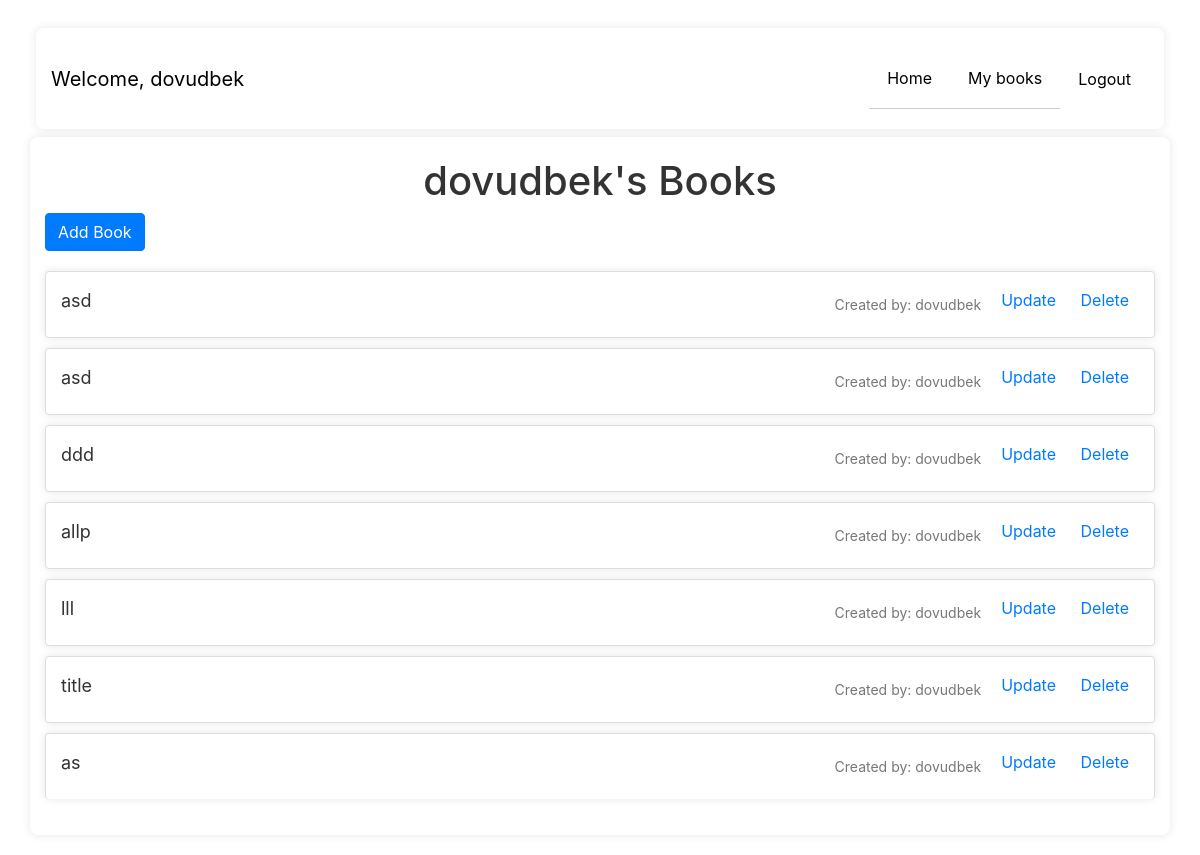
The app's page /user/dovudbek/books/, older data.
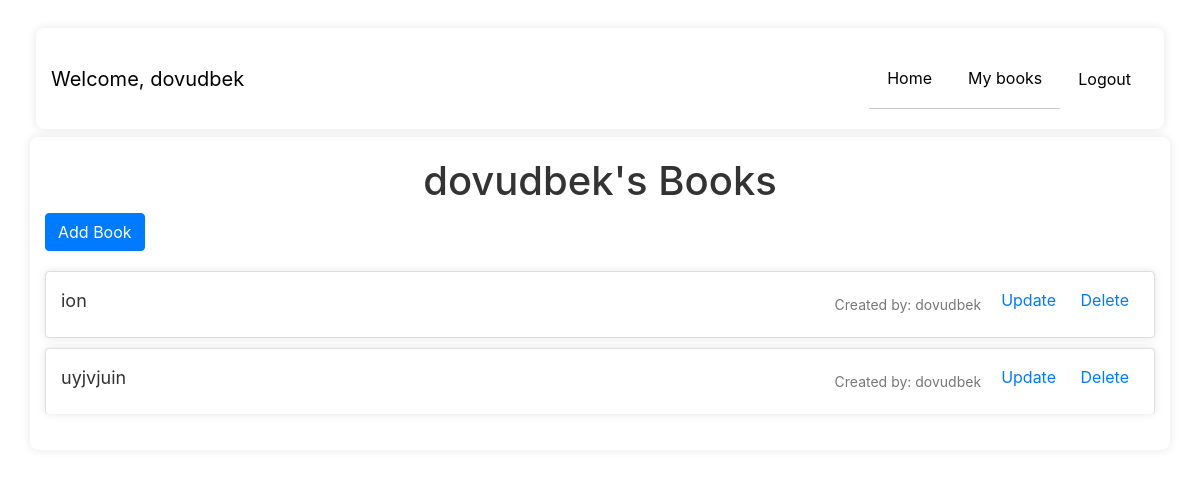
The same page, newer data.
### book/models.py (models this page shows, shortened)
class Book(models.Model):
    class Status(models.TextChoices):
        DRAFT = 'DF', 'Draft'
        PUBLISHED = 'PB', 'Published'
    title = models.CharField(max_length=255)
    slug = models.SlugField(max_length=255, unique_for_date='publish')
    author = models.CharField(max_length=255)
    publish = models.DateTimeField(default=timezone.now)
    description = models.TextField()
    created_by = models.ForeignKey(User, on_delete=models.CASCADE)
    created_at = models.DateTimeField(auto_now_add=True)
    status = models.CharField(max_length=2, choices=Status.choices, default=Status.DRAFT)

### book/views.py (the view)
# urls.py: path('user/<str:username>/books/', user_books, name='user_books'),
def user_books(request, username):
    user = get_object_or_404(User, username=username)
    books = Book.objects.filter(created_by=user)
    return render(request, 'user_books.html', {'books': books, 'user': user})

### templates/user_books.html
{% extends 'base.html' %}
{% block content %}
<div class="container">
        <h1>{{ user.username }}'s Books</h1>
        <a href="{% url 'book:book_create' %}" class="btn btn-primary add-book">Add Book</a>
        <ol>
            {% for book in books %}
            <li class="book-list">
                <div class="book-title"><a href="">{{ book.title }}</a></div>
                <span class="created-by">Created by: {{ book.created_by.username }}</span>
                <div class="book-details">
                        <span class="book-actions">
                            <a href="{% url 'book:book_update' pk=book.pk %}">Update</a>
                            <a href="{% url 'book:delete' pk=book.pk %}">Delete</a>
                        </span>
                    </div>
            </li>
            {% endfor %}
        </ol>
    </div>
{% endblock content %}

### templates/base.html (shortened to what this page needs)
<!DOCTYPE html>
{% load static %}
<html lang="en">
<head>
    <link rel="stylesheet" href="{% static 'style.css' %}">
     <link rel="stylesheet" href="https://stackpath.bootstrapcdn.com/bootstrap/4.5.2/css/bootstrap.min.css">
</head>
<body>
    <nav class="navbar navbar-expand-lg navbar-dark">
        <div class="container">
            {% if user.is_authenticated %}
                <a class="navbar-brand" href="{% url 'book:book' %}">Welcome, {{ user.username }}</a>
            {% else %}
                <a class="navbar-brand" href="{% url 'book:book' %}">Welcome, Guest</a>
            {% endif %}
            <ul class="navbar-nav ml-auto">
                <li class="nav-item">
                    <a class="nav-link" href="{% url 'book:book' %}">Home</a>
                </li>
                {% if user.is_authenticated %}
                    <li class="nav-item active">
                        <a class="nav-link" href="{% url 'book:user_books' username=user.username %}">My books</a>
                    </li>
                    <li class="nav-item">
                        <a class="nav-link" href="{% url 'book:logout' %}">Logout</a>
                    </li>
                {% endif %}
            </ul>
        </div>
    </nav>
    {% block content %}
{% endblock content %}
</body>
</html>

### static/style.css (style rules this page uses)
body { font-family: Arial, sans-serif; margin: 0; padding: 20px; background-color: #f4f4f4; }
h1 { text-align: center; color: #333; }
.container { max-width: 800px; margin: 0 auto; background: #fff; padding: 20px; border-radius: 8px; box-shadow: 0 0 10px rgba(0, 0, 0, 0.1); }
.add-book { display: block; margin-bottom: 20px; text-align: center; padding: 10px 20px; background-color: #007BFF; color: #fff; text-decoration: none; border-radius: 4px; }
ol { list-style: none; padding: 0; }
li { display: flex; justify-content: space-between; align-items: center; padding: 10px; }
li:last-child { border-bottom: none; }
.book-title { flex-grow: 1; }
.book-actions a { margin-left: 10px; text-decoration: none; color: #007BFF; }
.navbar-nav .nav-link { color: black !important; }
.navbar-dark .navbar-brand { color: black !important; }
.book-list { padding: 15px; border: 1px solid #ddd; margin-bottom: 10px; border-radius: 4px; background-color: #fff; box-shadow: 0 0 8px rgba(0, 0, 0, 0.1); }
.book-details { display: flex; justify-content: space-between; align-items: center; margin-bottom: 10px; }
.book-title { font-size: 18px; margin-bottom: 8px; }
.book-title a { color: #333; text-decoration: none; }
.book-actions a { color: #007BFF; text-decoration: none; margin-right: 10px; }
.created-by { font-size: 14px; color: #777; margin-right: 10px; }
li { display: flex; justify-content: space-between; align-items: center; padding: 10px; border-bottom: 1px solid #ccc; }
h1 { margin-bottom: 25px; color: #333; font-size: 24px; }

Row changes from the older to the newer data that the page shows:
removed Book: title "asd", created_by.username "dovudbek"
removed Book: title "asd", created_by.username "dovudbek"
removed Book: title "ddd", created_by.username "dovudbek"
removed Book: title "allp", created_by.username "dovudbek"
removed Book: title "lll", created_by.username "dovudbek"
removed Book: title "title", created_by.username "dovudbek"
removed Book: title "as", created_by.username "dovudbek"
added Book: title "ion", created_by.username "dovudbek"
added Book: title "uyjvjuin", created_by.username "dovudbek"
